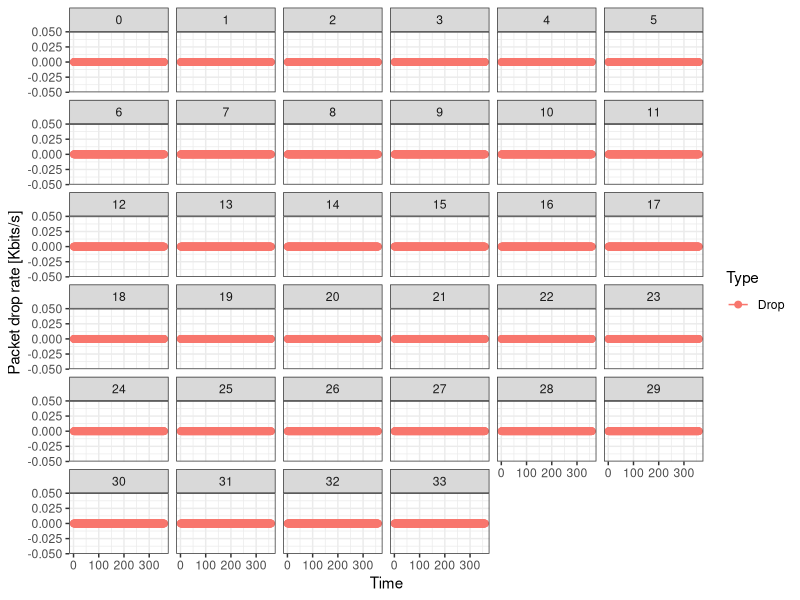

The R script that drew this image:
#!/usr/bin/env Rscript
library(ggplot2)

#########################
# Rate trace processing #
#########################
data = read.table("drop-trace.txt", header=T)
data$Node = factor(data$Node)
data$Kilobits <- data$Kilobytes * 8
data$Type = factor(data$Type)

## data.rtr = data[grep("Rtr", data$Node),]

# graph rates on all nodes in Kilobits
g.all <- ggplot(data, aes(x=Time, y=Kilobits, color=Type)) +
  geom_point(size=2) +
  geom_line() +
  ylab("Packet drop rate [Kbits/s]") +
  facet_wrap(~ Node) +
  theme_bw()

png("l2-rate-tracer.png", width=800, height=500)
print(g.all)
x = dev.off()
